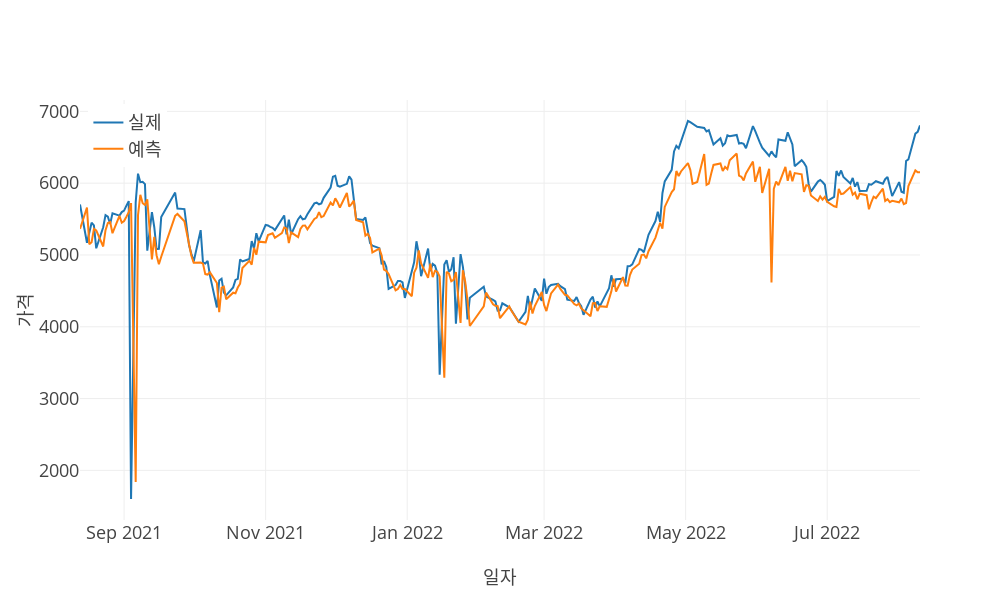

This figure's notebook cell:
### Markdown cell above
# Machine learning

### Code cell
print("\nSupport Vector Regression")
svr, _ = support_vector_regression(X_train, y_train, search=True, **ml_searchCV_params)
svr_predictions = svr.predict(X_test)
model_eval(y_test, svr_predictions, predictions_x_axis, stdout=stdout, vis=vis, **{'scaler': output_scaler})

### Figure 1 — Plotly figure (JSON) as saved in the notebook; plotly's stock layout.template omitted (floating-point values rounded to 4 significant figures; data arrays with more than 128 entries replaced by an {"elided": "..."} marker saying what was removed)
{"data": [{"mode": "lines", "name": "실제", "type": "scatter", "x": {"elided": "254 str values"}, "y": {"elided": "254 float values"}}, {"mode": "lines", "name": "예측", "type": "scatter", "x": {"elided": "254 str values"}, "y": {"elided": "254 float values"}}], "layout": {"height": 600, "legend": {"x": 0.01, "xanchor": "left", "y": 0.99, "yanchor": "top"}, "width": 1000, "xaxis": {"title": {"text": "일자"}}, "yaxis": {"title": {"text": "가격"}}}}
